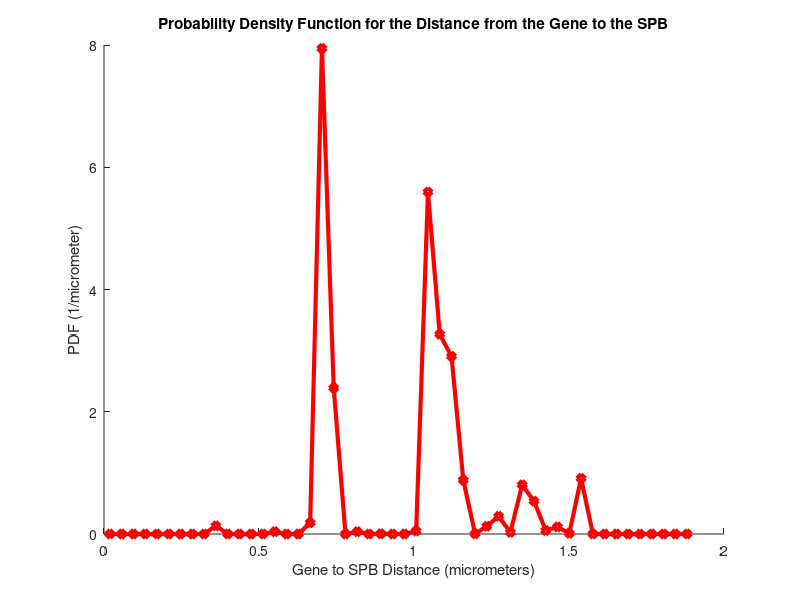
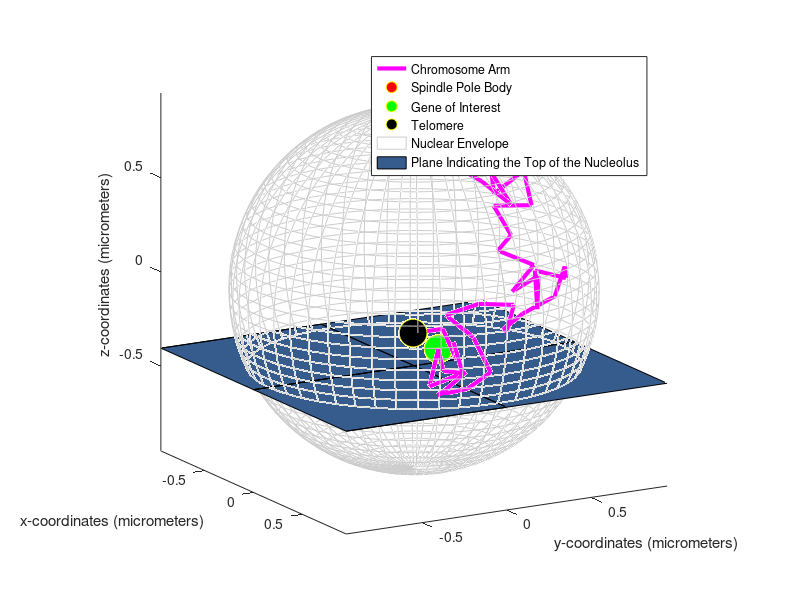
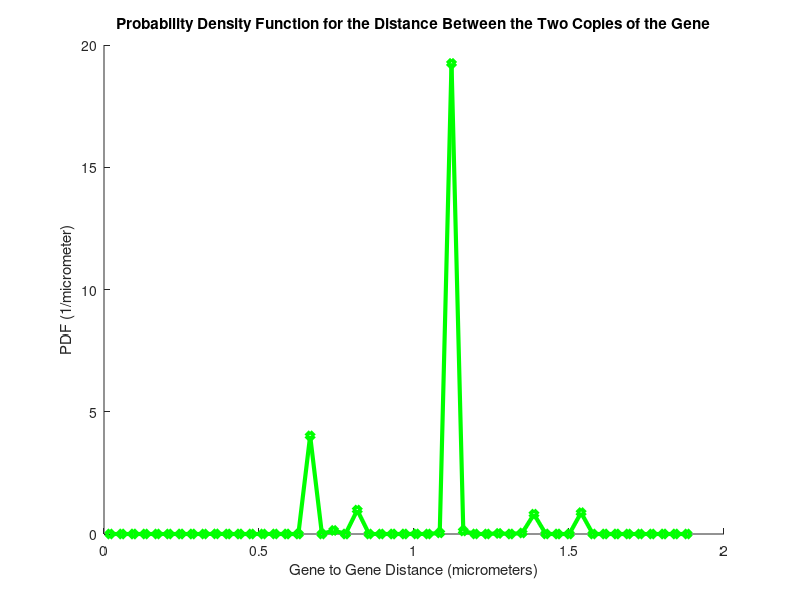

The MATLAB script that drew these images, in order:
% Modeling a Chromosome with a Freely Jointed Chain
% Using the FAST ALGORITHM for Simulating A Confined and/or Tethered Chromosomes
% Gabe Bronk, 2016
% gbronk@brandeis.edu
% Kondev Group, Brandeis University 


% This MATLAB code simulates a random conformation of the arm of a chromosome 
% in a yeast cell's nucleus. This script is intended for any researcher who 
% wishes to model a chromosome in a simple manner and wants to reduce the
% computation time compared to doing a regular random walk chromosome simulation.
% This code uses the FAST ALGORITHM: This algorithm speeds up 
% the simulation of a freely-jointed chain chromosome that is confined to a 
% certain region and/or attached to certain locations. This algorithm was 
% developed by Bronk for the paper "Chromosome-refolding model of mating-type
% switching in yeast" published in PNAS in 2016 by Avaroglu, Bronk, et al.
% The algorithm is described in the paper's Supplementary Information under
% the heading "Polymer Model Simulation Details."

% Prior to using this script, first look over the MATLAB script entitled
% "IntroductionToModelingChromosomesWithFreelyJointedChain.m" which is
% simpler and will introduce you to the basics. After looking at that
% script, come back to this script and look at the comments that have a 
%%% triple percentage symbol "%%%" next to them. This indicates the comments 
%%% specifically pertaining to the FAST ALGORITHM.

% This MATLAB code simulates a random conformation of the arm of a chromosome 
% in a yeast cell's nucleus. The chromosome is modelled as many straight
% segments, with each segment oriented in a random direction. It's like 
% drawing a zig-zagging line (where each segment is the same length), but
% the line is zig-zagging in 3D. The nucleus is modelled as a sphere, 
% and the nucleolus is modelled as a spherical cap.

%%% Summary of the FAST ALGORITHM: 
%%% When performing random walks to generate chromosome conformations it is 
%%% exceedingly rare to generate a conformation that fulfills
%%% all of the constraints described in "Chromosome-refolding model of mating-type
%%% switching in yeast" in the section entitled Materials and Methods, 
%%% Computational and Theoretical Methods, Freely Jointed Chain Simulation.
%%% Examples of these constraints include ensuring that the chromosome does not
%%% leave the nucleus or enter the nucleolus region, or ensuring that a
%%% particular chromosomal locus is attached to a particular point in
%%% space or attached to any location on the nuclear membrane.  
%%% To decrease the otherwise prohibitive simulation time, we developed an
%%% algorithm in which we alter conformations to fit the constraints.
%%% An arm of a chromosome is simulated as a random walk, starting from the
%%% centromere (located 50 nm below the north pole of the nuclear
%%% sphere). During each step of the random walk, the Kuhn segment is
%%% reoriented if it exits the nucleus or enters the nucleolus and is also
%%% reoriented so that particular chromosomal loci are positioned according to 
%%% your desired constraints (There are places in this code where you can input
%%% your desired constraints). This reorientation, however, would result 
%%% in the generation of some allowed conformations more frequently than 
%%% others, in violation of thermodynamics which requires that all freely  
%%% jointed chain conformations that satisfy the constraints be equally likely. 
%%% We therefore calculate the resulting
%%% increase in the probability of each conformation and assign to each
%%% conformation a weight to counteract the increase in the probability.

% The code calculates the distance between a particular gene and the 
% spindle pole body (I mean the distance in space, not the
% length of the chromosome). The spindle pole body (SPB) is 
% a structure of proteins located 
% on the nuclear membrane. Many different conformations are simulated, so
% you obtain many different distances between the gene and the SPB. These
% many distances are recorded, and the code plots a probability 
% distribution for the distances.

% Hit the run button to see the code in action before reading through the
% code.

% For information about the commands used in this file:
% Type "help CommandName" into the matlab command window. For instance,  
% type "help clear" (without the quotes), % to find out about the "clear" 
% command. Or googling it gives a lot more info.

clear 
rng('default')
rng('shuffle')
tic

%--------------------------------------------------------------------------

% The following section sets all the parameters in the code. If desired,
% you can change the vaues of these parameters.
NumberOfTrials = 10^4; 
% This is how many times to try to simulate chromosome conformations.
% Run this for at least 5*10^5 trials to get a decent sample size.

KuhnLength = 0.200; % units of micrometers
% This is the length of a segment of the chromosome.
ChromosomeCompaction = 13; % units of (micrometers^2)/Mbp   (Mbp is 1 million pase pairs)
% In a given length of a chromosome (in micrometers), there may be more DNA
% (in base pairs) or less DNA. The higher this parameter, the lower the
% amount of DNA in a given length of the chromosome. In this simulation, we
% make the simplifying assumption that chromosome compaction is uniform for
% the entire chromosome.
LengthFromCentromereToTelomere = 0.124; % units of Mbp
% Length of the chromosome arm. 
% The length used here is for the left arm of yeast chromosome III with a
% 0.010 Mbp lac operator array inserted into the arm.
LengthFromCentromereToGene = 0.104; % units of Mbp
% Length of chromosome arm from the centromere to the gene of interest.
% The length used here is the location of the lac operator.
R = 0.95; % units in micrometers
% Radius of the nucleus
Nucleolus = 0.2;
% The fraction of the nucleus' volume that is occupied by the nucleolus.

%%% PeripheryThickness = 0.05; % units in micrometers
%%% This note is in regards to any membrane-bound locus (the telomere,
%%% for instance, is bound to the membrane in yeast).
%%%% "PeripheryThickness" has been removed from this script because the
%%%% this fast algorithm actually places the membrane-bound locus exactly
%%%% on the membrane (i.e. at a distance R from the center).
MicrotubuleLength = 0.05; % units in micrometers
% This is the length of the microtubule that connects the chromosome's
% centromere to the SPB.
NumberOfBins = 50;
% Number of bins of the probability distribution.

%%% The following matrices take inputs of what parts of the chromosome
%%% should be attached to certain locations. Here's an example:
%%% ChromatinToAttach = [0.020 0.048]; 
%%% PlacesToAttachTo = [[0; 0; R] [0; 0; 0]];
%%% In ChromatinToAttach, list (in units of megabase pairs from the
%%% centromere) which parts of the chromosome you would like to be attached
%%% to places. You must write these in ascending order - i.e. don't write
%%% ChromatinToAttach = [0.048 0.020]; 
%%% In PlacesToAttachTo, list the coordinates of the places that you want those
%%% parts of the chromosome to attach to. In the example above, the part of
%%% the chromosome 0.020 megabase pairs from the centromere will be attached
%%% to the coordinate (0,0,R). And the the part of
%%% the chromosome 0.048 megabase pairs from the centromere will be attached
%%% to the coordinate (0,0,0).
%%% If you don't want to attach any loci to anything, then write:
%%% ChromatinToAttach = []; 
%%% PlacesToAttachTo = [];
ChromatinToAttach = [0.070]; %This number is just an example - it has no biological backing.
PlacesToAttachTo = [[R; 0; 0]];

%%% The following matrix takes inputs of what parts of the chromosome
%%% should be attached to anywhere on the nuclear membrane. Here's an example:
%%% MembraneBoundChromatin = [0.070 0.100 0.112 0.124]; 
%%% This lists (in units of megabase pairs from the
%%% centromere) which parts of the chromosome you would like to be attached
%%% to anywhere on the nuclear membrane.
%%% If you don't want any membrane-bound loci, then write:
%%% MembraneBoundChromatin = []; 
MembraneBoundChromatin = [0.124]; % This example makes the telomere membrane-bound
                                  % since we also set LengthFromCentromereToTelomere to equal 0.124.

%--------------------------------------------------------------------------

% This section calculates values based on the parameters above.

SPBCoordinates = [0; 0; R];
% We model the nucleus as a sphere centered at the coordinates (0,0,0).
% We choose the SPB to be located at the very top of the nuclear sphere
% (i.e. coordinates (0, 0, R), and as you will see, the nucleolus will be a
% spherical cap at the bottom of the sphere. This is realistic because in
% real yeast cells, the SPB is at the opposite end of the nucleus from the
% nucleolus.

N = round((ChromosomeCompaction*LengthFromCentromereToTelomere)/((KuhnLength)^2));
% Number of Kuhn segments for the whole chromosome arm.
n = round((ChromosomeCompaction*LengthFromCentromereToGene)/((KuhnLength)^2));
% Number of Kuhn segments between the centromere and the gene of interest.

CommandArray = ones(1,N);
for i = 1:length(ChromatinToAttach)
AttachedSegmentNumber(i) = round((ChromosomeCompaction*ChromatinToAttach(i))/((KuhnLength)^2));
CommandArray(AttachedSegmentNumber(i) - 1) = 2;
CommandArray(AttachedSegmentNumber(i)) = 3;
end
for i = 1:length(MembraneBoundChromatin)
MembraneBoundSegmentNumber(i) = round((ChromosomeCompaction*MembraneBoundChromatin(i))/((KuhnLength)^2));
CommandArray(MembraneBoundSegmentNumber(i)) = 4;
end


MaximumDistance = 2*R; 
% The maximum distance to include in the probability distribution
dx = MaximumDistance/NumberOfBins;
% The width of each bin of the probability distribution.
ProbabilityDistribution = zeros(1,NumberOfBins);
% This starts the probabiity distribution at all zeros, and we will
% increase the probabilities in the bins as the simulation progresses.
InterGeneProbabilityDistribution = zeros(1,NumberOfBins);


hroots = roots([(pi/3) (-pi*R) 0 (Nucleolus*4/3*pi*R^3)]);
hindex = find(hroots > 0 & hroots < (2*R));
h = hroots(hindex);
% h is the height of the nucleolus (in micrometers). The lines above do the
% following calculation: We represent the nucleolus as a spherical cap,
% and we want to set this spherical cap to a particular volume:
% e.g. 1/5 of the total nuclear volume. What must the height of the spherical
% cap be in order for the spherical cap to have that particular volume? The
% first of these three lines solves an algebraic equation that I derived,
% which finds the height of the spherical cap. As the equation is a third
% degree polynomial set equal to 0, the equation has 3 solutions, but only
% one of these solutions makes sense (i.e. is positive and is smaller than
% the diameter of the nuclear sphere). The 2nd and 3rd lines find the
% answer that makes sense.

% -------------------------------------------------------------------------

% Now we simulate the chromosome arm many times. Realistic chromosome
% conformations are those that (1) remain entirely within the nuclear
% sphere, and (2) do not protrude into the nucleolus, and (3) have the telomere 
% in close proximity to the nuclear envelope. We only keep data from simulated 
% conformations that meet all three conditions. 
% I will refer to these conditions later on as "the three necessary conditions".
%%% We can also, for whatever reason, impose other constraints, namely
%%% attaching loci to certain locations.

% The number of times that
% we try to simulate the chromosome arm is "NumberOfTrials". However, most
% of these attempts will fail. This is because most random conformations do not 
% have their telomeres close to the nuclear envelope and/or they protrude 
% out of the nuclear sphere and/or penetrate into the nucleolus.  
% Note that in reality, some protrusion into
% the nucleolus is possible, but our simplified model represents the
% nucleolus as impenetrable).

NumberOfSuccessfulConformations = 0;
CoordinateMatrix = zeros(3,N+1);
% This initializes CoordinateMatrix (see below for more info).

for trial = 1:NumberOfTrials
    % The "for loop" tells us to simulate the chromosome arm over and over
    % again until we have simulated it as many times as "NumberOfTrials" is 
    % set to.
    
    CurrentCoordinates = [0; 0; R - MicrotubuleLength];
    % These are the coordinates of the centromere (it's just below the SPB). 
    % As the random walk progresses (i.e. we "draw out" one segment after
    % another), the CurrentCoordinates will be updated to be the
    % coordinates of the end of the segment that has been most recently
    % created.
    CoordinateMatrix(:,1) = [0; 0; R - MicrotubuleLength];
       
    CDFC = norm(CurrentCoordinates); 
    % This is the distance from the CurrentCoordinates to the center of 
    % the nuclar sphere. This stands for "current distance from center".
    u = 0;  
    % u keeps track of the number of segments that we have drawn.
        
    SegmentWeights = zeros(1, N);
    %%% This keeps track of the weight of each kuhn segment. The weights
    %%% are for the weighting scheme that allows the simulation to run
    %%% faster.
    AttachmentTally = 0;
    StopTheConformation = 0;
    %%% This line simply allows the while loop below to start.
    
    while (u < N) && StopTheConformation == 0
        %%% The "while loop" tells MATLAB to keep adding segments until
        %%% it has added N segments. Also, it tells MATLAB to stop adding 
        %%% segments if the previous semgent violated one of the necessary 
        %%% conditions (e.g. the previous segment has protruded out of the nuclear
        %%% sphere or into the nucleolus, or was too far from a point of attachment).
        %%% If a segment does such violation,
        %%% the while loop does not proceed, the data is not recorded 
        %%% (i.e. we throw away all the segments of this conformation), and
        %%% we go to the next trial of the "for loop" in order to start a
        %%% brand new conformation.
        %%%
        %%% StopTheConformation = 0 means that no violations of the necessary conditions
        %%% have occured. StopTheConformation == 1 means that violations have
        %%% occured.
        
        %%% All lines contained in the following "if statement" assign
        %%% weights to the kuhn segments. A particular weight is assigned 
        %%% to a kuhn segment depending on the kuhn segment's location and
        %%% depending on what we are forcing the kuhn segment to do (i.e.
        %%% are we attaching the end of a kuhn segment to a particular spot in space, 
        %%% or are we forcing the end of the kuhn segment to reside
        %%% anywhere on the nuclear membrane? Are we stopping the kuhn
        %%% segment from leaving the nucleus or from entering the
        %%% nucleolus?). The weights were derived for particular
        %%% situations using algebra and geometry. Make sure not to change
        %%% the weights since that would make the simulation incorrect.
        %%% 
        %%% The lines below also determine the orientation of the next kuhn
        %%% segment.
             
        
            if CommandArray(u+1) == 1 
                if (CDFC > R - KuhnLength) 
                    SegmentWeights(u+1) =...
                        (KuhnLength + (R^2 - KuhnLength^2 - CDFC^2)/(2*CDFC))/(2*KuhnLength);
                    CDFC = R + 1; % This allows the following while loop to start.
                    while CDFC > R  %%% This loop is for reorienting Kuhn segments that exit the nucleus.
                        RandomNumbers = randn(3,1);
                        vector = KuhnLength/norm(RandomNumbers)*RandomNumbers;
                        PreliminaryCoordinates = CurrentCoordinates + vector;
                        CDFC = norm(PreliminaryCoordinates);
                    end
                    if (CurrentCoordinates(3,1) < -R + h)
                        StopTheConformation = 1;
                    end
                else if (CDFC <= R - KuhnLength) && (CurrentCoordinates(3,1) < -R + h + KuhnLength)
                        SegmentWeights(u+1) =...
                            (KuhnLength + R + CurrentCoordinates(3,1) - h)/(2*KuhnLength);
                        z = -R; % This allows the following while loop to start.
                        while (z < -R + h) %%% This loop is for reorienting Kuhn segments that protrude into the nucleolus.
                            RandomNumbers = randn(3,1);
                            vector = KuhnLength/norm(RandomNumbers)*RandomNumbers;
                            PreliminaryCoordinates = CurrentCoordinates + vector;
                            z = PreliminaryCoordinates(3,1);
                        end
                else
                        SegmentWeights(u+1) = 1;
                        RandomNumbers = randn(3,1);
                        vector = KuhnLength/norm(RandomNumbers)*RandomNumbers;
                        PreliminaryCoordinates = CurrentCoordinates + vector;
                end; end
      
            %%%------------------------------------------------------------    
            %%% The 32 lines after this comment are for forcing 
            %%% a particular chromosomal locus of interest 
            %%% to be attached to a particular point in space. 
            %%% However, not every chromosome conformation will be able to be constrained 
            %%% to attach to the desired point in space. What we do is we perform the random
            %%% walk that constructs the chromosome, and when we get to the 
            %%% Kuhn segment that comes 2 Kuhn segments before the locus of interest,
            %%% we ask: Is this kuhn segment within 2 Kuhn lengths of the 
            %%% desired point in space? 
                    %%% If the answer is "No": 
                    %%% We throw away the entire chromosome conformation 
                    %%% because there is no way to get the locus of interest to 
                    %%% be located at the desired point in space. 
                    %%% If the answer is "Yes": 
                    %%% We are then able to make sure to orient
                    %%% the next two Kuhn segments so that the locus of interest
                    %%% lands precisely on the desired point in space. Note that
                    %%% the Kuhn segment before the locus of interest will still be
                    %%% oriented randomly, but we constrain it such that its end
                    %%% is at any location that is exactly one Kuhn length from 
                    %%% the desired point in space.
            else if CommandArray(u+1) == 2 
                AttachmentTally = AttachmentTally + 1;
                d = norm(CurrentCoordinates - PlacesToAttachTo(:,AttachmentTally));
                if d >= 2*KuhnLength
                    StopTheConformation = 1;
                else if d < 2*KuhnLength 
                    a = sqrt(KuhnLength^2 - (d^2)/4);
                    F = PlacesToAttachTo(1,AttachmentTally) - CurrentCoordinates(1,1);
                    G = PlacesToAttachTo(2,AttachmentTally) - CurrentCoordinates(2,1);
                    H = PlacesToAttachTo(3,AttachmentTally) - CurrentCoordinates(3,1);
                    B = ( ((F^2/G + G)/(-H))^2 + 1 + F^2/G^2 )^(-0.5);
                    BasisVector1 = [sqrt(1 - F^2/(G^2 + F^2)); -F/sqrt(G^2 + F^2); 0];
                    BasisVector2 = [F/G*B; B; (F^2/G + G)/(-H)*B];
                    if (BasisVector1'*BasisVector2 > 10^-10) || (BasisVector1'*BasisVector2 < -1*10^-10)
                        BasisVector1 = [sqrt(1 - F^2/(G^2 + F^2)); F/sqrt(G^2 + F^2); 0];
                    end
                    RandomAngle = 2*pi*rand(1,1);
                    CurrentCoordinates = CurrentCoordinates + [F/2; G/2; H/2] +...
                        a*cos(RandomAngle)*BasisVector1 + a*sin(RandomAngle)*BasisVector2;
                    CDFC = norm(CurrentCoordinates);
                        
                    if (CurrentCoordinates(3,1) >= -R + h) && (CDFC < R)
                        SegmentWeights(u+1) = sqrt(KuhnLength^2 - d^2/4)/KuhnLength;
                    else
                        StopTheConformation = 1;
                    end
                end; end
                    
        else if CommandArray(u+1) == 3
            SegmentWeights(u+1) = 1;
            PreliminaryCoordinates = PlacesToAttachTo(:,AttachmentTally);
        %%%----------------------------------------------------------------
        else if CommandArray(u+1) == 4        
            if (CDFC <= R - KuhnLength)
                StopTheConformation = 1;
            else %%% This "else" statment is for attaching a particular chromosomal locus
                 %%% anywhere on the nuclear membrane, provided that 
                 %%% the previous Kuhn segment was already close enough to 
                 %%% the nuclear membrane that the current Kuhn segment can 
                 %%% be reoriented to attach to the nuclear membrane.
                d = R - CDFC;
                a = sqrt(KuhnLength^2 - ((2*R*d - d^2 - KuhnLength^2)/(2*R - 2*d))^2);
                F = CurrentCoordinates(1,1);
                G = CurrentCoordinates(2,1);
                H = CurrentCoordinates(3,1);
                B = ( ((F^2/G + G)/(-H))^2 + 1 + F^2/G^2 )^(-0.5);
                BasisVector1 = [sqrt(1 - F^2/(G^2 + F^2)); -F/sqrt(G^2 + F^2); 0];
                BasisVector2 = [F/G*B; B; (F^2/G + G)/(-H)*B];
                if (BasisVector1'*BasisVector2 > 10^-10) || (BasisVector1'*BasisVector2 < -1*10^-10)
                    BasisVector1 = [sqrt(1 - F^2/(G^2 + F^2)); F/sqrt(G^2 + F^2); 0];
                end
                RandomAngle = 2*pi*rand(1,1);
                PreliminaryCoordinates = CurrentCoordinates + CurrentCoordinates/norm(CurrentCoordinates)*(2*R*d-d^2-KuhnLength^2)/(2*R - 2*d) +...
                    a*cos(RandomAngle)*BasisVector1 + a*sin(RandomAngle)*BasisVector2;
                if (CurrentCoordinates(3,1) >= -R + h)
                    SegmentWeights(u+1) = a/KuhnLength;
                else
                    StopTheConformation = 1;
                end
            end
                
        end; end; end; end
     
        %%% Now that the kuhn segment's weight has been assigned (or the conformation has
        %%% been deemed in violation of the necessary conditions), we
        %%% record the coordinates of the Kuhn segment below.
        if StopTheConformation == 0
            CurrentCoordinates = PreliminaryCoordinates;
            CDFC = norm(CurrentCoordinates);
            CoordinateMatrix(:,u+2) = CurrentCoordinates;
            if u == n
                GeneCoordinates = CurrentCoordinates;
                % This records the coordinates of the gene of interest.
            end
            u = u + 1;
        end
        
    end         
              
 
    if StopTheConformation == 0
        %%% This "if statement" determines whether no kuhn segments have violated
        %%% the necessary conditions. If no violations have occured,
        %%% then the distance between the gene and the SPB is calculated; 
        %%% then we determine which bin of the probability distribution this 
        %%% distance corresponds to, and we add the weight of that conformation
        %%% to that bin. 
        GeneToSPBDistance = norm(GeneCoordinates - SPBCoordinates);
        Bin = ceil(GeneToSPBDistance*NumberOfBins/MaximumDistance);
        TotalConformationWeight = prod(SegmentWeights);
        ProbabilityDistribution(1,Bin) =...
            ProbabilityDistribution(1,Bin) + TotalConformationWeight;
        SuccessfulConformation = CoordinateMatrix;
        SegmentWeightsOfSuccessfulConformation = SegmentWeights;
        %%% The above line can be helpful for debugging.
        NumberOfSuccessfulConformations = NumberOfSuccessfulConformations + 1;
        %%% The above line keeps track of the number of successful
        %%% conformations simulated. However, due to the weighting scheme of
        %%% the fast algorithm, this number must be taken with a grain of
        %%% salt: 1000 successful conformations with the fast algorithm does
        %%% not give as smooth a distribution as 1000 successful
        %%% conformations with the slow algorithm.
        
        %%% The following "if statement" records the coordinates of a gene
        %%% from one trial: call the coordinates (x, y, z). 
        %%% Then the gene's coordinates in the next successful trial
        %%% (call these coordinate (a,b,c)) are found, and the code calculates the
        %%% distance between the genes in the two trials (i.e. it finds the
        %%% distance between (x,y,z) and (a,b,c).
        %%%  This could be useful in diploid
        %%% drosophila nuclei in which two GFP spots are seen, each GFP spot 
        %%% marking each of two copies of the same gene.
        if mod(NumberOfSuccessfulConformations,2) == 1
            SavedGeneCoordinates = GeneCoordinates;
            SavedTotalConformationWeight = TotalConformationWeight;
        else
            GeneToGeneDistance = norm(GeneCoordinates - SavedGeneCoordinates);
            Bin = ceil(GeneToSPBDistance*NumberOfBins/MaximumDistance);
            WeightForBothConformations =...
                TotalConformationWeight*SavedTotalConformationWeight;
            InterGeneProbabilityDistribution(1,Bin) =...
                InterGeneProbabilityDistribution(1,Bin) + WeightForBothConformations;
        end
        
    end
    
end

TimeInHours = toc/3600
% These tell the user how long the simulation took and how many chromosome
% conformations satisfied the three necessary conditions.

PDF = ProbabilityDistribution/(sum(ProbabilityDistribution)*dx); 
XDistances = (dx/2):dx:(MaximumDistance-dx/2);
figure(1)
hold on
plot(XDistances,PDF,'-dr','LineWidth',3)
xlabel('Gene to SPB Distance (micrometers)')
ylabel('PDF (1/micrometer)')
title('Probability Density Function for the Distance from the Gene to the SPB')
% The lines above calculate the probability density functions (PDF) by
% dividing the probability distribution by the width of each bin. The code
% then plots the PDF.

InterGenePDF = InterGeneProbabilityDistribution/(sum(InterGeneProbabilityDistribution)*dx); 
figure(3)
hold on
plot(XDistances,InterGenePDF,'-dg','LineWidth',3)
xlabel('Gene to Gene Distance (micrometers)')
ylabel('PDF (1/micrometer)')
title('Probability Density Function for the Distance Between the Two Copies of the Gene')
% The lines above calculate the probability density functions (PDF) by
% dividing the probability distribution by the width of each bin. The code
% then plots the PDF.

figure(2)
% The following code draws (in 3D!) the last successful conformation.
hold on
plot3(SuccessfulConformation(1,:),SuccessfulConformation(2,:),...
    SuccessfulConformation(3,:),'-m','LineWidth',3)
xlabel('x-coordinates (micrometers)')
ylabel('y-coordinates (micrometers)')
zlabel('z-coordinates (micrometers)')
xlim([-R R])
ylim([-R R])
zlim([-R R])
plot3(0,0,R,'o','MarkerEdgeColor','y','MarkerFaceColor','r','MarkerSize',20) 
plot3(SuccessfulConformation(1,n+1),SuccessfulConformation(2,n+1),...
    SuccessfulConformation(3,n+1),...
    'o','MarkerEdgeColor','y','MarkerFaceColor','g','MarkerSize',20) 
plot3(SuccessfulConformation(1,N+1),SuccessfulConformation(2,N+1),...
    SuccessfulConformation(3,N+1),...
    'o','MarkerEdgeColor','y','MarkerFaceColor','k','MarkerSize',20) 
[x,y,z] = sphere(50);
x = x*R;
y = y*R;
z = z*R;
lightGrey = 0.8*[1 1 1]; 
surface(x,y,z,'FaceColor', 'none','EdgeColor',lightGrey)
X = [0 0 R -R];
Y = [R -R 0 0];
Z = (-R+h)*ones(4,4);
surf(X,Y,Z)
view(60,15)
axis equal
legend('Chromosome Arm','Spindle Pole Body','Gene of Interest',...
    'Telomere','Nuclear Envelope','Plane Indicating the Top of the Nucleolus')
FigHandle = figure(2);
  set(FigHandle, 'Position', [100, 100, 1100, 600]);
% Get different views of the conformation by using the rotate tool in the
% figure window. Also, compare the simulated conformation to an
% experimentally-determined conformation shown in Figure 5 of
% http://www.nature.com/nature/journal/v465/n7296/pdf/nature08973.pdf




